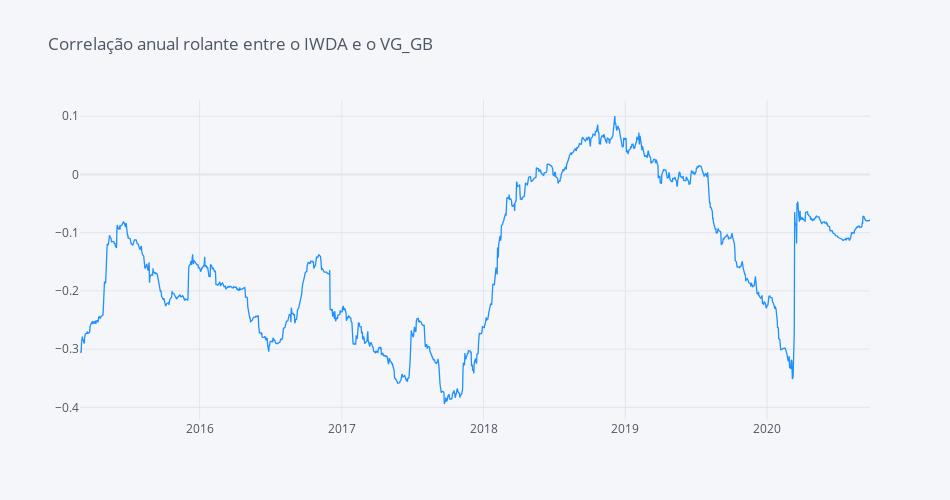

Write notebook code for a chart like this one.
### Code cell
returns['VG_GB'].rolling("365D").corr(returns['IWDA'])[plus_1_year:].iplot(dimensions=pl.dimensions, color='dodgerblue', title="Correlação anual rolante entre o IWDA e o VG_GB")

### Figure 1 — Plotly figure (JSON) as saved in the notebook; plotly's stock layout.template omitted (floating-point values rounded to 4 significant figures; data arrays with more than 128 entries replaced by an {"elided": "..."} marker saying what was removed)
{"data": [{"line": {"color": "rgba(30, 144, 255, 1.0)", "dash": "solid", "shape": "linear", "width": 1.3}, "mode": "lines", "name": "None", "text": "", "type": "scatter", "x": {"elided": "1457 str values"}, "y": {"elided": "1457 float values"}}], "layout": {"height": 500, "legend": {"bgcolor": "#F5F6F9", "font": {"color": "#4D5663"}}, "paper_bgcolor": "#F5F6F9", "plot_bgcolor": "#F5F6F9", "title": {"font": {"color": "#4D5663"}, "text": "Correlação anual rolante entre o IWDA e o VG_GB"}, "width": 950, "xaxis": {"autorange": true, "gridcolor": "#E1E5ED", "range": ["2015-02-27", "2020-09-22"], "showgrid": true, "tickfont": {"color": "#4D5663"}, "title": {"font": {"color": "#4D5663"}, "text": ""}, "type": "date", "zerolinecolor": "#E1E5ED"}, "yaxis": {"autorange": true, "gridcolor": "#E1E5ED", "range": [-0.4217, 0.1277], "showgrid": true, "tickfont": {"color": "#4D5663"}, "title": {"font": {"color": "#4D5663"}, "text": ""}, "type": "linear", "zerolinecolor": "#E1E5ED"}}}
